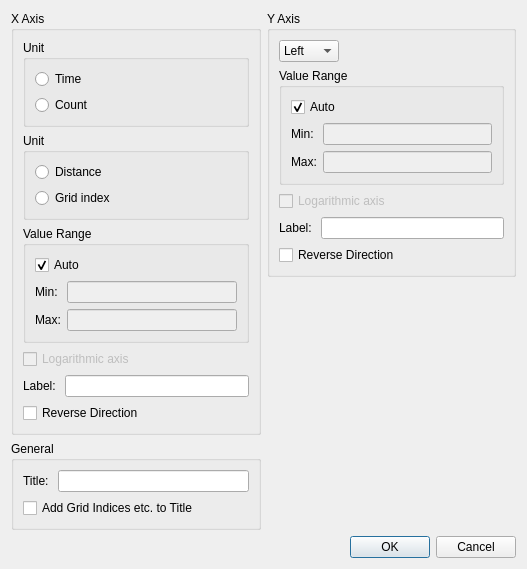
<?xml version="1.0" encoding="UTF-8"?>
<ui version="4.0">
 <class>Graph2dHybridSettingDialog</class>
 <widget class="QDialog" name="Graph2dHybridSettingDialog">
  <property name="geometry">
   <rect>
    <x>0</x>
    <y>0</y>
    <width>527</width>
    <height>506</height>
   </rect>
  </property>
  <property name="windowTitle">
   <string>Axis Setting</string>
  </property>
  <layout class="QVBoxLayout" name="verticalLayout_10">
   <item>
    <layout class="QHBoxLayout" name="horizontalLayout_5">
     <item>
      <layout class="QVBoxLayout" name="verticalLayout_9">
       <item>
        <widget class="QGroupBox" name="xAxisGroupBox">
         <property name="title">
          <string>X Axis</string>
         </property>
         <layout class="QVBoxLayout" name="verticalLayout_4">
          <item>
           <widget class="QGroupBox" name="xAxisTimeGroupBox">
            <property name="title">
             <string>Unit</string>
            </property>
            <layout class="QVBoxLayout" name="verticalLayout">
             <item>
              <widget class="QRadioButton" name="xAxisTimeRadioButton">
               <property name="text">
                <string>Time</string>
               </property>
              </widget>
             </item>
             <item>
              <widget class="QRadioButton" name="xAxisTimestepRadioButton">
               <property name="text">
                <string>Count</string>
               </property>
              </widget>
             </item>
            </layout>
           </widget>
          </item>
          <item>
           <widget class="QGroupBox" name="xAxisDistanceGroupBox">
            <property name="title">
             <string>Unit</string>
            </property>
            <layout class="QVBoxLayout" name="verticalLayout_2">
             <item>
              <widget class="QRadioButton" name="xAxisDistanceRadioButton">
               <property name="text">
                <string>Distance</string>
               </property>
              </widget>
             </item>
             <item>
              <widget class="QRadioButton" name="xAxisGridindexRadioButton">
               <property name="text">
                <string>Grid index</string>
               </property>
              </widget>
             </item>
            </layout>
           </widget>
          </item>
          <item>
           <widget class="QGroupBox" name="xAxisValueRangeGroupBox">
            <property name="title">
             <string>Value Range</string>
            </property>
            <layout class="QVBoxLayout" name="verticalLayout_6">
             <item>
              <widget class="QCheckBox" name="xAxisValueRangeAutoCheckBox">
               <property name="text">
                <string>Auto</string>
               </property>
               <property name="checked">
                <bool>true</bool>
               </property>
              </widget>
             </item>
             <item>
              <layout class="QGridLayout" name="gridLayout_2">
               <item row="0" column="0">
                <widget class="QLabel" name="xAxisMinLabel">
                 <property name="text">
                  <string>Min:</string>
                 </property>
                </widget>
               </item>
               <item row="0" column="1">
                <widget class="RealNumberEditWidget" name="xAxisMinEdit">
                 <property name="enabled">
                  <bool>false</bool>
                 </property>
                </widget>
               </item>
               <item row="1" column="0">
                <widget class="QLabel" name="xAxisMaxLabel">
                 <property name="text">
                  <string>Max:</string>
                 </property>
                </widget>
               </item>
               <item row="1" column="1">
                <widget class="RealNumberEditWidget" name="xAxisMaxEdit">
                 <property name="enabled">
                  <bool>false</bool>
                 </property>
                </widget>
               </item>
              </layout>
             </item>
            </layout>
           </widget>
          </item>
          <item>
           <widget class="QCheckBox" name="xAxisLogCheckBox">
            <property name="enabled">
             <bool>false</bool>
            </property>
            <property name="text">
             <string>Logarithmic axis</string>
            </property>
           </widget>
          </item>
          <item>
           <layout class="QHBoxLayout" name="horizontalLayout">
            <item>
             <widget class="QLabel" name="xAxisLabelLabel">
              <property name="text">
               <string>Label: </string>
              </property>
             </widget>
            </item>
            <item>
             <widget class="QLineEdit" name="xAxisLabelEdit"/>
            </item>
           </layout>
          </item>
          <item>
           <widget class="QCheckBox" name="xAxisReverseCheckBox">
            <property name="text">
             <string>Reverse Direction</string>
            </property>
           </widget>
          </item>
         </layout>
        </widget>
       </item>
       <item>
        <widget class="QGroupBox" name="generalGroupBox">
         <property name="title">
          <string>General</string>
         </property>
         <layout class="QVBoxLayout" name="verticalLayout_5">
          <item>
           <layout class="QHBoxLayout" name="horizontalLayout_3">
            <item>
             <widget class="QLabel" name="titleLabel">
              <property name="text">
               <string>Title: </string>
              </property>
             </widget>
            </item>
            <item>
             <widget class="QLineEdit" name="titleEdit"/>
            </item>
           </layout>
          </item>
          <item>
           <widget class="QCheckBox" name="showTimeCheckBox">
            <property name="text">
             <string>Add Grid Indices etc. to Title</string>
            </property>
           </widget>
          </item>
         </layout>
        </widget>
       </item>
       <item>
        <spacer name="verticalSpacer_2">
         <property name="orientation">
          <enum>Qt::Vertical</enum>
         </property>
         <property name="sizeHint" stdset="0">
          <size>
           <width>20</width>
           <height>18</height>
          </size>
         </property>
        </spacer>
       </item>
      </layout>
     </item>
     <item>
      <layout class="QVBoxLayout" name="verticalLayout_8">
       <item>
        <widget class="QGroupBox" name="yAxisGroupBox">
         <property name="title">
          <string>Y Axis</string>
         </property>
         <layout class="QVBoxLayout" name="verticalLayout_7">
          <item>
           <layout class="QHBoxLayout" name="horizontalLayout_4">
            <item>
             <widget class="QComboBox" name="yAxisSideComboBox">
              <item>
               <property name="text">
                <string>Left</string>
               </property>
              </item>
              <item>
               <property name="text">
                <string>Right</string>
               </property>
              </item>
             </widget>
            </item>
            <item>
             <spacer name="horizontalSpacer">
              <property name="orientation">
               <enum>Qt::Horizontal</enum>
              </property>
              <property name="sizeHint" stdset="0">
               <size>
                <width>40</width>
                <height>20</height>
               </size>
              </property>
             </spacer>
            </item>
           </layout>
          </item>
          <item>
           <widget class="QGroupBox" name="yAxisValueRangeGroupBox">
            <property name="title">
             <string>Value Range</string>
            </property>
            <layout class="QVBoxLayout" name="verticalLayout_3">
             <item>
              <widget class="QCheckBox" name="yAxisValueRangeAutoCheckBox">
               <property name="text">
                <string>Auto</string>
               </property>
               <property name="checked">
                <bool>true</bool>
               </property>
              </widget>
             </item>
             <item>
              <layout class="QGridLayout" name="gridLayout">
               <item row="0" column="0">
                <widget class="QLabel" name="yAxisMinLabel">
                 <property name="text">
                  <string>Min:</string>
                 </property>
                </widget>
               </item>
               <item row="0" column="1">
                <widget class="RealNumberEditWidget" name="yAxisMinEdit">
                 <property name="enabled">
                  <bool>false</bool>
                 </property>
                </widget>
               </item>
               <item row="1" column="0">
                <widget class="QLabel" name="yAxisMaxLabel">
                 <property name="text">
                  <string>Max:</string>
                 </property>
                </widget>
               </item>
               <item row="1" column="1">
                <widget class="RealNumberEditWidget" name="yAxisMaxEdit">
                 <property name="enabled">
                  <bool>false</bool>
                 </property>
                </widget>
               </item>
              </layout>
             </item>
            </layout>
           </widget>
          </item>
          <item>
           <widget class="QCheckBox" name="yAxisLogCheckBox">
            <property name="enabled">
             <bool>false</bool>
            </property>
            <property name="text">
             <string>Logarithmic axis</string>
            </property>
           </widget>
          </item>
          <item>
           <layout class="QHBoxLayout" name="horizontalLayout_2">
            <item>
             <widget class="QLabel" name="yAxisLabelLabel">
              <property name="text">
               <string>Label: </string>
              </property>
             </widget>
            </item>
            <item>
             <widget class="QLineEdit" name="yAxisLabelEdit"/>
            </item>
           </layout>
          </item>
          <item>
           <widget class="QCheckBox" name="yAxisReverseCheckBox">
            <property name="text">
             <string>Reverse Direction</string>
            </property>
           </widget>
          </item>
         </layout>
        </widget>
       </item>
       <item>
        <spacer name="verticalSpacer_3">
         <property name="orientation">
          <enum>Qt::Vertical</enum>
         </property>
         <property name="sizeHint" stdset="0">
          <size>
           <width>20</width>
           <height>40</height>
          </size>
         </property>
        </spacer>
       </item>
      </layout>
     </item>
    </layout>
   </item>
   <item>
    <widget class="QDialogButtonBox" name="buttonBox">
     <property name="orientation">
      <enum>Qt::Horizontal</enum>
     </property>
     <property name="standardButtons">
      <set>QDialogButtonBox::Cancel|QDialogButtonBox::Ok</set>
     </property>
    </widget>
   </item>
  </layout>
 </widget>
 <customwidgets>
  <customwidget>
   <class>RealNumberEditWidget</class>
   <extends>QLineEdit</extends>
   <header>guibase/widget/realnumbereditwidget.h</header>
  </customwidget>
 </customwidgets>
 <resources/>
 <connections>
  <connection>
   <sender>buttonBox</sender>
   <signal>accepted()</signal>
   <receiver>Graph2dHybridSettingDialog</receiver>
   <slot>accept()</slot>
   <hints>
    <hint type="sourcelabel">
     <x>403</x>
     <y>496</y>
    </hint>
    <hint type="destinationlabel">
     <x>157</x>
     <y>274</y>
    </hint>
   </hints>
  </connection>
  <connection>
   <sender>buttonBox</sender>
   <signal>rejected()</signal>
   <receiver>Graph2dHybridSettingDialog</receiver>
   <slot>reject()</slot>
   <hints>
    <hint type="sourcelabel">
     <x>403</x>
     <y>496</y>
    </hint>
    <hint type="destinationlabel">
     <x>286</x>
     <y>274</y>
    </hint>
   </hints>
  </connection>
  <connection>
   <sender>yAxisValueRangeAutoCheckBox</sender>
   <signal>toggled(bool)</signal>
   <receiver>yAxisMaxEdit</receiver>
   <slot>setDisabled(bool)</slot>
   <hints>
    <hint type="sourcelabel">
     <x>474</x>
     <y>98</y>
    </hint>
    <hint type="destinationlabel">
     <x>494</x>
     <y>151</y>
    </hint>
   </hints>
  </connection>
  <connection>
   <sender>yAxisValueRangeAutoCheckBox</sender>
   <signal>toggled(bool)</signal>
   <receiver>yAxisMinEdit</receiver>
   <slot>setDisabled(bool)</slot>
   <hints>
    <hint type="sourcelabel">
     <x>317</x>
     <y>88</y>
    </hint>
    <hint type="destinationlabel">
     <x>494</x>
     <y>125</y>
    </hint>
   </hints>
  </connection>
  <connection>
   <sender>xAxisValueRangeAutoCheckBox</sender>
   <signal>toggled(bool)</signal>
   <receiver>xAxisMinEdit</receiver>
   <slot>setDisabled(bool)</slot>
   <hints>
    <hint type="sourcelabel">
     <x>48</x>
     <y>213</y>
    </hint>
    <hint type="destinationlabel">
     <x>64</x>
     <y>238</y>
    </hint>
   </hints>
  </connection>
  <connection>
   <sender>xAxisValueRangeAutoCheckBox</sender>
   <signal>toggled(bool)</signal>
   <receiver>xAxisMaxEdit</receiver>
   <slot>setDisabled(bool)</slot>
   <hints>
    <hint type="sourcelabel">
     <x>70</x>
     <y>219</y>
    </hint>
    <hint type="destinationlabel">
     <x>65</x>
     <y>260</y>
    </hint>
   </hints>
  </connection>
  <connection>
   <sender>xAxisValueRangeAutoCheckBox</sender>
   <signal>toggled(bool)</signal>
   <receiver>xAxisLogCheckBox</receiver>
   <slot>setDisabled(bool)</slot>
   <hints>
    <hint type="sourcelabel">
     <x>83</x>
     <y>214</y>
    </hint>
    <hint type="destinationlabel">
     <x>25</x>
     <y>302</y>
    </hint>
   </hints>
  </connection>
  <connection>
   <sender>yAxisValueRangeAutoCheckBox</sender>
   <signal>toggled(bool)</signal>
   <receiver>yAxisLogCheckBox</receiver>
   <slot>setDisabled(bool)</slot>
   <hints>
    <hint type="sourcelabel">
     <x>333</x>
     <y>91</y>
    </hint>
    <hint type="destinationlabel">
     <x>297</x>
     <y>179</y>
    </hint>
   </hints>
  </connection>
 </connections>
</ui>
